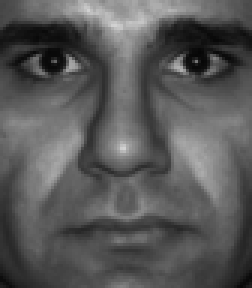
#> input picture assignment6/data/faces/1/001.png, 84 x 96 px (shown 3 times larger); its folder holds only this picture in this run
$ jupyter execute --allow-errors exercise.ipynb   (shell and % lines are left out)
#> lines starting #> are read from the running program, lines starting #| are printed output that depends on the picture
[cell 1]
import numpy as np
import matplotlib.pyplot as plt
import a6_utils
from pathlib import Path
import cv2

# Exercise 1

a)

[cell 2]
def PCA(X):
    N = X.shape[1]
    # Calculate the mean value
    mi = 1/N * np.sum(X, axis=1, keepdims=True)

    # Center the data
    X_d =  X - mi

    # Covariance matrix
    C = 1/(N-1) * X_d @ X_d.T

    U, S, VT = np.linalg.svd(C)

    return U, S, VT, mi, C

[cell 3]
points = np.array([[3, 3, 7, 6], [4, 6, 6, 4]])

U, S, VT, mi, C = PCA(points)
S_root = S**(1/2)

plt.axis('equal')
plt.scatter(points[0], points[1])
plt.plot([mi[0,0], mi[0,0] + U[0,0]*S_root[0]],[mi[1,0], mi[1,0] + U[1,0]*S_root[0]], color="red")
plt.plot([mi[0,0], mi[0,0] + U[0,1]*S_root[1]],[mi[1,0], mi[1,0] + U[1,1]*S_root[1]], color="green")

print("Eigenvalues:", S)
print("Eigenvectors:", U)
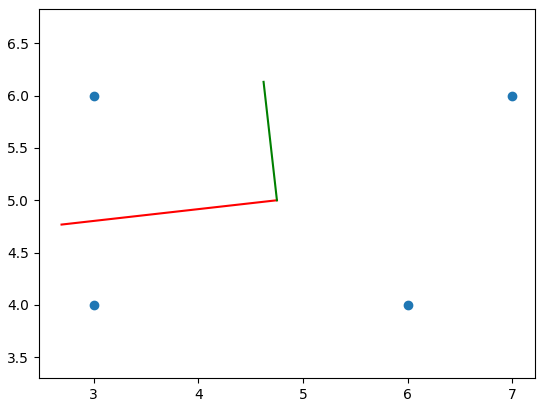
#> figure drawn by matplotlib, 1 panel

b)

#> (a cell that did not finish here is left out)

[cell 5]
U, S, VT, mi, C = PCA(points)

S_root = S**(1/2)

a6_utils.drawEllipse(mi, C)
#> (this line was passed over: a6_utils is not available in this run)
plt.scatter(points[0], points[1])
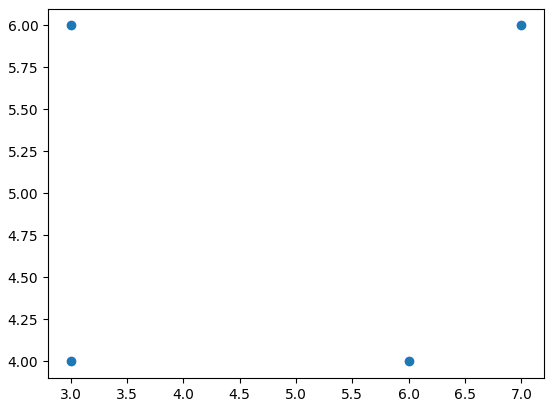
#> figure drawn by matplotlib, 1 panel

c)

[cell 6]
a6_utils.drawEllipse(mi, C)
#> (this line was passed over: a6_utils is not available in this run)
plt.axis('equal')
plt.scatter(points[0], points[1])
plt.plot([mi[0,0], mi[0,0] + U[0,0]*S_root[0]],[mi[1,0], mi[1,0] + U[1,0]*S_root[0]], color="red")
plt.plot([mi[0,0], mi[0,0] + U[0,1]*S_root[1]],[mi[1,0], mi[1,0] + U[1,1]*S_root[1]], color="green")

Q: If we change data or add more data eigenvectors will change as well however they will always have length of 1 and be perpendicular to each other.

d)

[cell 7]
cumsum = np.cumsum(S)
cumsum_norm = cumsum / np.max(cumsum)

plt.bar(range(len(cumsum_norm)), cumsum_norm)
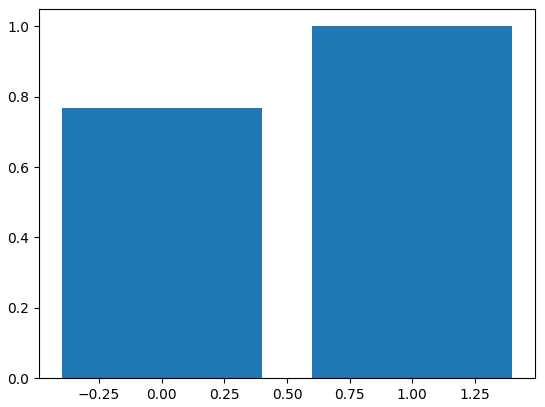
#> figure drawn by matplotlib, 1 panel

Q: Around 80% of variance is explained by the first eigenvector.

e)

[cell 8]
# Transform into corresponding PCA space using U
y = U.T @ (points - mi)
U_deminished = U.copy()
U_deminished[:, -1] = 0

transformed_points = U_deminished @ y + mi

plt.axis('equal')
a6_utils.drawEllipse(mi, C)
#> (this line was passed over: a6_utils is not available in this run)
plt.scatter(transformed_points[0], transformed_points[1])
plt.plot([mi[0,0], mi[0,0] + U[0,0]*S_root[0]],[mi[1,0], mi[1,0] + U[1,0]*S_root[0]], color="red")
plt.plot([mi[0,0], mi[0,0] + U[0,1]*S_root[1]],[mi[1,0], mi[1,0] + U[1,1]*S_root[1]], color="green")
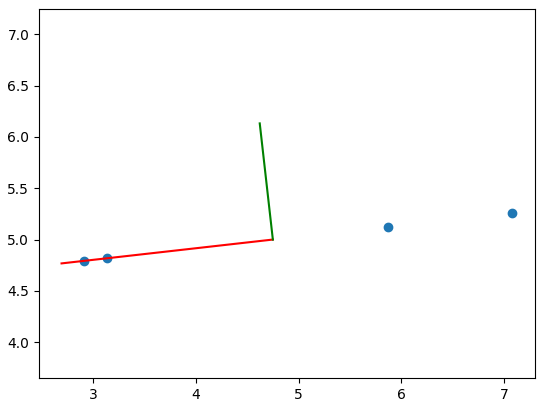
#> figure drawn by matplotlib, 1 panel

Q: Reconstructed points get orthogonally projected on the subspace (in that case line) defined by the first eigenvector.

f)

[cell 9]
def closest_point(points, q):
    d = [np.sqrt((points[i,0] - q[0])**2 + (points[i,1] - q[1])**2) for i in range(len(points))]
    closest = points[np.argmin(d)]
    return closest

[cell 10]
q = np.array([[6], [6]])

closest = closest_point(points.T, q)

y = U.T @ (points - mi)
y_q = U.T @ (q - mi)
U_deminished = U.copy()
U_deminished[:, -1] = 0

transformed_points = U_deminished @ y + mi
transformed_q = U_deminished @ y_q + mi

closest_t = closest_point(transformed_points.T, transformed_q.reshape(-1))

print("Closest:", closest, closest_t)

plt.axis('equal')
a6_utils.drawEllipse(mi, C)
#> (this line was passed over: a6_utils is not available in this run)
plt.scatter(points[0], points[1], color="green")
plt.scatter(transformed_points[0], transformed_points[1], color="blue")
plt.scatter(q[0], q[1], color="red")
plt.scatter(transformed_q[0], transformed_q[1], color="red")
plt.plot([mi[0,0], mi[0,0] + U[0,0]*S_root[0]],[mi[1,0], mi[1,0] + U[1,0]*S_root[0]], color="red")
plt.plot([mi[0,0], mi[0,0] + U[0,1]*S_root[1]],[mi[1,0], mi[1,0] + U[1,1]*S_root[1]], color="green")

# Exercise 2

a)

[cell 11]
def dual_PCA(X):
    N = X.shape[1]

    # Mean value
    mi = np.mean(X, axis=1, keepdims=True)

    # Center the data
    X_d =  X - mi

    # Dual covariance matrix
    C = 1/(N-1) * (X_d.T @ X_d)

    # SVD of dual covariance matrix
    U, S, VT = np.linalg.svd(C)

    # Add small constant to prevent division by zero
    S += 1e-15

    U = X_d @ U @ np.diag(np.sqrt(1/(S*(N-1))))

    return U, S, VT, mi, C

[cell 12]
U, S, VT, mi, C = dual_PCA(points)

S_root = S**(1/2)

print(U)

b)

[cell 13]
# PCA space
y = U.T @ (points - mi)

# Original space
transformed_points = U @ y + mi

print(points)
print(transformed_points)

# Exercise 3

a)

[cell 14]
def load_images(i):
#> called with i = 1
    dir = Path(f"data/faces/{i}")
    images = []
    for img_path in dir.iterdir():
        img = cv2.cvtColor(cv2.imread(str(img_path)), cv2.COLOR_BGR2GRAY).astype('float64').flatten()
#> img = 8064 values, max 210 at index 710, min 6 at index 1494, mean 88.26
        images.append(img)
    return np.array(images)

[cell 15]
dir1 = load_images(1)
dir2 = load_images(2)
#> call 2 of load_images, with i = 2
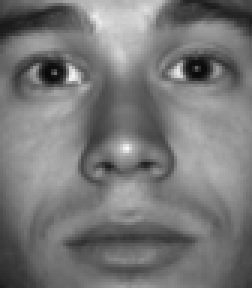
#> input picture assignment6/data/faces/2/001.png, 84 x 96 px (shown 3 times larger)
#> in load_images (call 2), `img = cv2.cvtColor(cv2.imread(str(img_path)), cv2.COLOR_BGR2GRAY).asty..`: img = 8064 values, max 249 at index 4158, min 9 at index 2031, mean 119.5
#> (the rest of this cell did not finish here and is left out)


b)

#> (a cell that did not finish here is left out)


plt.figure(figsize=(20,10))
# First five eigenvectors
for i in range(5):
	plt.subplot(1,5,i+1)
	plt.imshow(U[:,i].reshape((96, 84)), cmap="gray")

A: The resulting eigen vecotrs numerically represent the orthogonal basis of subspace that captures variance in data the best. Each vector captures a specific patteren of the face.

[cell 17]
first_image = dir1[0]
#> first_image = 8064 values, max 210 at index 710, min 6 at index 1494, mean 88.26
#> (the rest of this cell did not finish here and is left out)

[cell 18]
# Component in image space set to 0
first_image_1 = dir1[0].copy()
#> first_image_1 has the same summary as first_image
first_image_1[4074] = 0
#> (the rest of this cell did not finish here and is left out)

c)

#> (a cell that did not finish here is left out)

Q: the more components we preserve the better the image quality. However the images with more preserved componens also take up more space.

d)

#> (a cell that did not finish here is left out)

img_avg = dir2.mean(axis=0)
y = U.T @ (img_avg.reshape((-1, 1)) - mi)

x = 2700
frames = 20
sin_values = x * np.sin(np.linspace(0, 2*np.pi, frames))
cos_values = x * np.cos(np.linspace(0, 2*np.pi, frames))

fig, ax = plt.subplots()
for s, c in zip(sin_values, cos_values):
    y_modified = np.copy(y)
    y_modified[0] = s
    y_modified[1] = c
    img_reconstructed = U @ y_modified + mi

    ax.imshow(img_reconstructed.reshape((96,84)), cmap="gray", vmin=0, vmax=255)
    ax.set_title(f'S: {s: .2f}, C: {c: .2f}')
    ax.axis("off")

    plt.draw()
    plt.pause(0.05)

plt.show()

e)

#> (a cell that did not finish here is left out)
